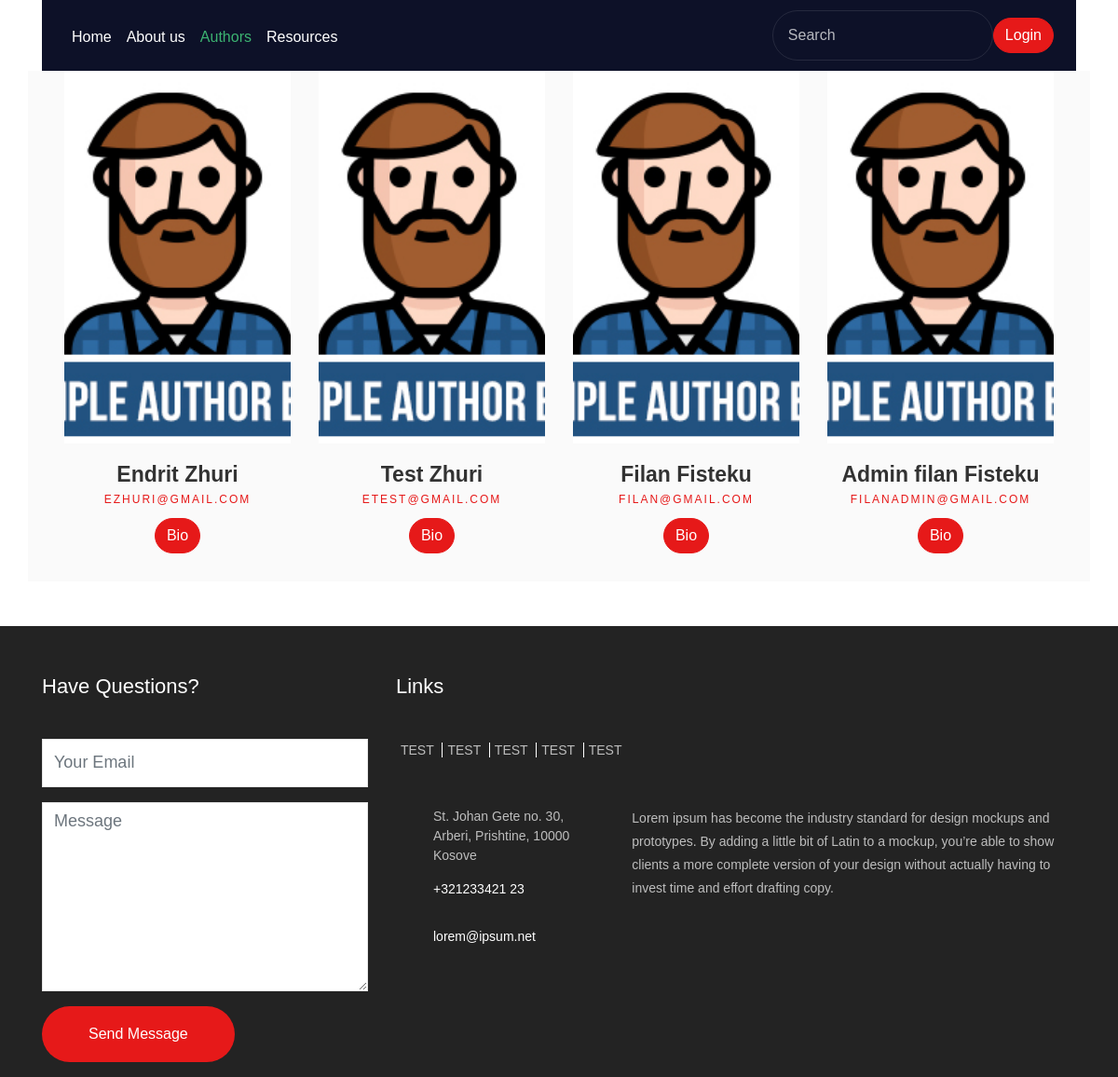
The app's page /team.php with its own data.
### tables this page shows
CREATE TABLE `authors` (
  `id` int(11) NOT NULL AUTO_INCREMENT,
  `first_name` varchar(200) DEFAULT NULL,
  `last_name` varchar(200) DEFAULT NULL,
  `email` varchar(200) DEFAULT NULL,
  `password` varchar(255) DEFAULT NULL,
  `role_id` int(11) DEFAULT NULL,
  PRIMARY KEY (`id`)
);

### domain/services/authorservice.php (called while the page is built, shortened)
<?php
require_once(__DIR__ . '/../models/author.php');
class AuthorService {
  protected $db;
  public function __construct($db) {
    if ($db != null) {
      $this->db = $db;
    } else {
      die("Null db object @ AuthorSrv");
    }
  }
  public function getAuthors() {
    $sql = "SELECT id, first_name, last_name, email FROM authors";
    $result = $this->db->query($sql);
    $authors = [];
    if ($result->num_rows > 0) {
      while($row = $result->fetch_assoc()) {
        $p = new Author();
        $authors[] = $p->withRow($row);
      }
    }
    return $authors;
  }
}
?>

### domain/models/author.php (called while the page is built, shortened)
<?php
  class Author {
    public $first_name;
    public $last_name;
    public function withRow($row) {
      $this->first_name = isset($row["first_name"]) ? $row["first_name"] : "";
      $this->last_name = isset($row["last_name"]) ? $row["last_name"] : "";
      $this->email = isset($row["email"]) ? $row["email"] : "";
      return $this;
    }
    public function getFullName() {
      return ucfirst($this->first_name) . " " . ucfirst($this->last_name);
    }
  }
?>

### team.php (the view, shortened to what this page needs)
<?php
require_once("./partials/header.php");
require_once("./domain/services/authorservice.php");
$db = new DatabaseConnection();
$conn = $db->connect();
$postService = new AuthorService($conn);
$authors = $postService->getAuthors();
?>
<body>
	<?php require_once("./partials/menu.php");?>
<section class="bg-light container mb-5">
	<div id="" class="container-fluid px-4">
		<div class="row justify-content-center">
			<?php foreach($authors as $author): ?>
				<div class="col-md-6 col-lg-3 ">
					<div class="staff">
							<div class="img-wrap d-flex align-items-stretch">
								<div class="img align-self-stretch"
									style="background-image: url(images/profile.jpg);">
								</div>
							</div>
							<div class="text pt-3 text-center">
								<h3><?php echo $author->getFullName(); ?></h3>
								<span class="position mb-2"><?php echo $author->email; ?></span>
								<button type="button" class="btn btn-primary" data-toggle="modal" data-target="#exampleModal">Bio</button>
							</div>
					</div>
				</div>
			<?php endforeach; ?>
		</div>
	</div>
</section>
<?php require_once("./partials/footer.php");?>

### css/styled.css (style rules this page uses)
html { scroll-behavior: smooth; }

### records on screen
authors: $author->getFullName() "Endrit Zhuri", email "EZHURI@GMAIL.COM"
authors: $author->getFullName() "Test Zhuri", email "ETEST@GMAIL.COM"
authors: $author->getFullName() "Filan Fisteku", email "FILAN@GMAIL.COM"
authors: $author->getFullName() "Admin filan Fisteku", email "FILANADMIN@GMAIL.COM"
